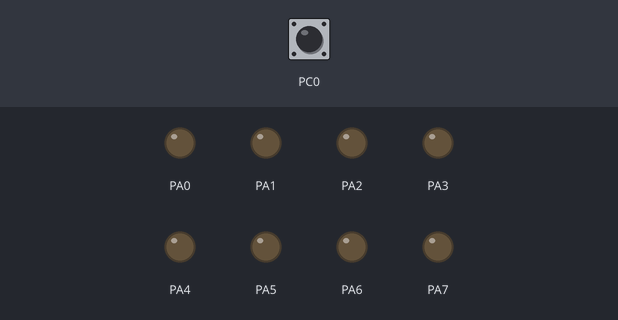
The program below on a simulated ATmega32, built with avr-gcc and emulated at 8 MHz. Parts: output pins drawn as LEDs (lit = HIGH). Inputs (shaded band) come from the test bench; at power-on: PC0 HIGH.

Above: at 1.2 s.
1.3 s: PC0 pulled LOW for 0.15 s
At 2.1 s:
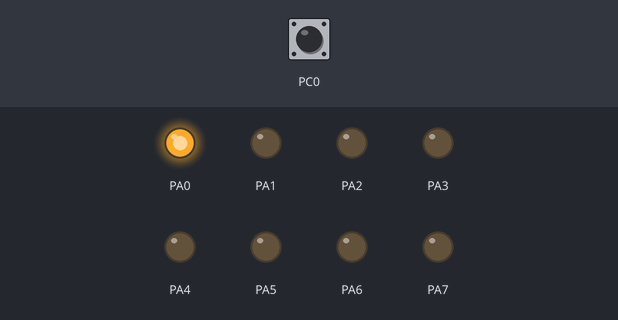
Timing chart, 0 to 4.3 s (numbered marks = the images above; inputs shaded):
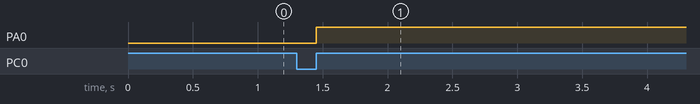

The program:

Unit7_Section1_Task2.c
```c
/*
 * Unit7_Section1_Task1.c
 *
 * Created: 1/14/2024 5:01:01 PM
 *  Author: Salah Soliman
 */

#include "MemMap.h"
#include "Utilites.h"
#include "util/delay.h"
#define F_CPU 8000000UL

void IO_init(void)
{
	//Output Init
	//Configure PortA as OutPut Port
	DDRA = 0xFF ;
	//Init PortA with Zeros
	PORTA = 0 ;

	//Input Init
	//Configure PortC Pin0 as Input Pin
	ClearBit(DDRC,0);
	//init PortC Pin0 as Pull up Input Pin
	SetBit(PORTC,0) ;
}
int main(void)
{
	IO_init();
	int count = 0,Mutiplier=1,flag=1;
    while(1)
    {
		if(ReadBit(PINC,0) == 0) //pressed
		{
			while(ReadBit(PINC,0) == 0) ;
			Mutiplier*=2 ;
			PORTA = Mutiplier-1;
			count ++ ;
			_delay_ms(3000) ;

			while(ReadBit(PINC,0) == 0); //single press
		}
		if(count == 8 && ReadBit(PINC,0) == 0)
		{
			PORTA = 0 ;
			count = 0 ;
			Mutiplier = 1 ;
			_delay_ms(3000) ;
		}

    }
}
```

MemMap.h
```c
/*
 * MemMap.h
 *
 * Created: 1/14/2024 5:01:44 PM
 *  Author: Salah Soliman
 */


#ifndef MEMMAP_H_
#define MEMMAP_H_


#define PORTA	(*(volatile unsigned char *)0x3B)
#define DDRA	(*(volatile unsigned char *)0x3A)
#define PINA	(*(volatile unsigned char *)0x39)


#define PORTC	(*(volatile unsigned char *)0x35)
#define DDRC	(*(volatile unsigned char *)0x34)
#define PINC	(*(volatile unsigned char *)0x33)


#endif /* MEMMAP_H_ */
```

Utilites.h
```c
/*
 * Utilites.h
 *
 * Created: 1/14/2024 5:02:33 PM
 *  Author: Salah Soliman
 */


#ifndef UTILITES_H_
#define UTILITES_H_

#define SetBit(Reg,Bit)			(Reg = Reg | (1<<Bit))
#define ClearBit(Reg,Bit)		(Reg = Reg &~ (1<<Bit))
#define ToggleBit(Reg,Bit)		(Reg = Reg ^ (1<<Bit))
#define ReadBit(Reg,Bit)		((Reg>>Bit)&1)


#endif /* UTILITES_H_ */
```

Measured:
- after the input at 1.3 s, PA0: LOW → HIGH after 0.15 s
